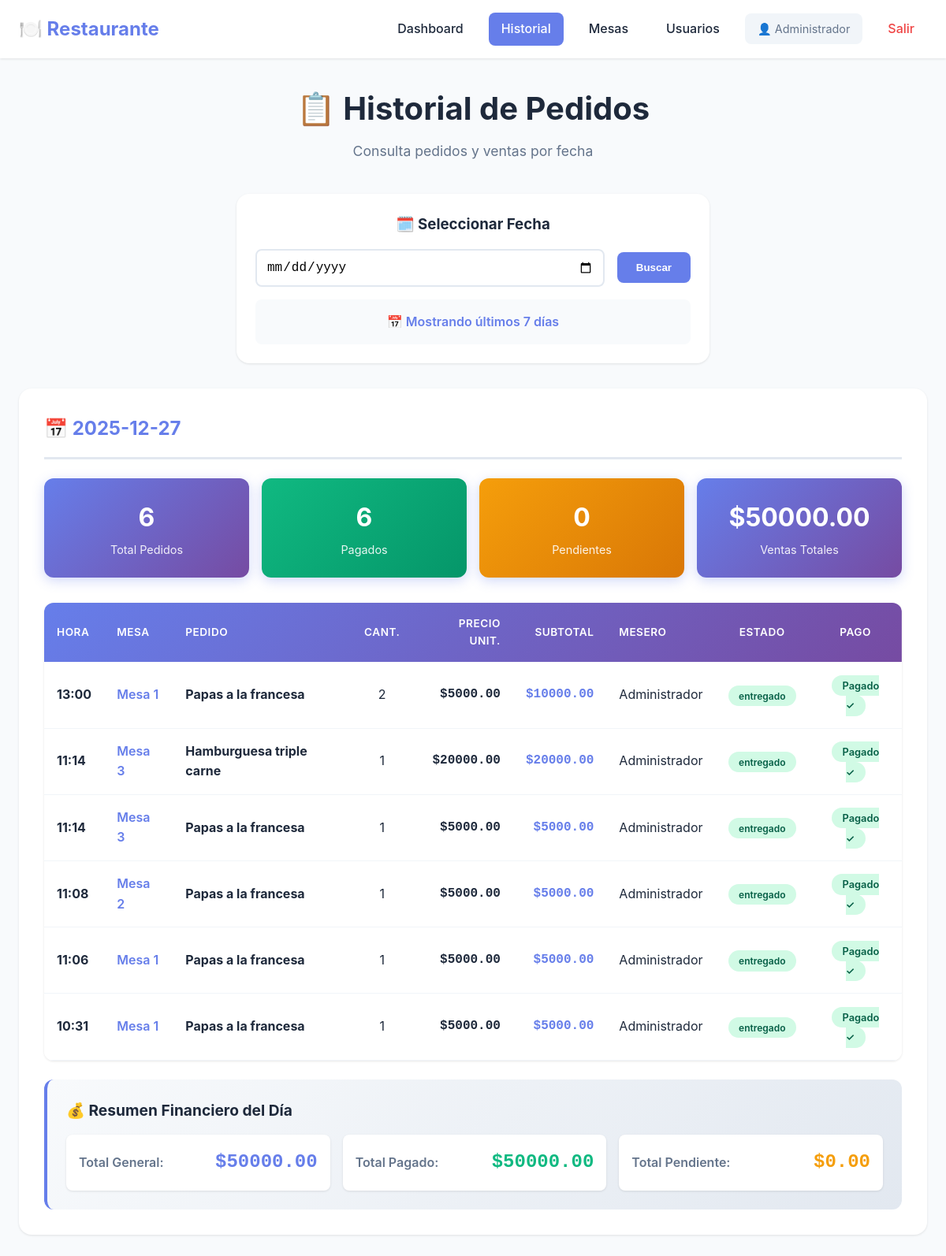
The page /historial (signed in) on the database its author committed.
### app.py (models this page shows, shortened)
class Usuario(UserMixin, db.Model):
    id = db.Column(db.Integer, primary_key=True)
    username = db.Column(db.String(80), unique=True, nullable=False)
    password_hash = db.Column(db.String(200), nullable=False)
    nombre = db.Column(db.String(100), nullable=False)
    rol = db.Column(db.String(20), default='mesero')  # mesero, cocina, admin

class Pedido(db.Model):
    id = db.Column(db.Integer, primary_key=True)
    fecha = db.Column(db.DateTime, default=datetime.now)
    mesa_id = db.Column(db.Integer, db.ForeignKey('mesa.id'), nullable=False)
    sesion_id = db.Column(db.Integer, db.ForeignKey('sesion.id'), nullable=True)
    mesero_id = db.Column(db.Integer, db.ForeignKey('usuario.id'), nullable=False)
    producto = db.Column(db.String(200), nullable=False)
    cantidad = db.Column(db.Integer, default=1)
    precio_unitario = db.Column(db.Float, default=0)  # NUEVO CAMPO
    notas = db.Column(db.Text)
    estado = db.Column(db.String(20), default='pendiente')  # pendiente, preparando, listo, entregado
    pagado = db.Column(db.Boolean, default=False)
    mesa = db.relationship('Mesa', backref='pedidos')
    mesero = db.relationship('Usuario', backref='pedidos')

class Mesa(db.Model):
    id = db.Column(db.Integer, primary_key=True)
    numero = db.Column(db.Integer, nullable=False, unique=True)
    capacidad = db.Column(db.Integer, default=4)
    activa = db.Column(db.Boolean, default=True)

### app.py (the view, shortened to what this page needs)
@app.route("/historial")
@login_required
def historial():
    fecha_param = request.args.get('fecha')
    fecha_seleccionada = None
    pedidos_por_dia = {}
    totales_por_dia = {}
    if not fecha_param:
        pedidos = Pedido.query.order_by(Pedido.fecha.desc()).limit(500).all()
        for pedido in pedidos:
            fecha_str = pedido.fecha.strftime('%Y-%m-%d')
            if fecha_str not in pedidos_por_dia:
                pedidos_por_dia[fecha_str] = []
            pedidos_por_dia[fecha_str].append(pedido)
        pedidos_por_dia = dict(list(pedidos_por_dia.items())[:7])
        for fecha_str, pedidos_dia in pedidos_por_dia.items():
            total_general = sum(p.cantidad * p.precio_unitario for p in pedidos_dia)
            total_pagado = sum(p.cantidad * p.precio_unitario for p in pedidos_dia if p.pagado)
            total_pendiente = sum(p.cantidad * p.precio_unitario for p in pedidos_dia if not p.pagado)
            totales_por_dia[fecha_str] = {
                'total_general': total_general,
                'total_pagado': total_pagado,
                'total_pendiente': total_pendiente
            }
    return render_template("historial.html",
                         pedidos_por_dia=pedidos_por_dia,
                         totales_por_dia=totales_por_dia,
                         fecha_seleccionada=fecha_seleccionada,
                         now=datetime.now())

### app.py (called while the page is built)
@login_manager.user_loader
def load_user(user_id):
    return Usuario.query.get(int(user_id))

### templates/historial.html (shortened to what this page needs)
<!DOCTYPE html>
<html lang="es">
<head>
</head>
<body>
    <nav class="navbar">
        <div class="nav-container">
            <div class="nav-brand">🍽️ Restaurante</div>
            <div class="nav-menu">
                <a href="{{ url_for('dashboard') }}" class="nav-link">Dashboard</a>
                <a href="{{ url_for('historial') }}" class="nav-link active">Historial</a>
                {% if current_user.rol == 'admin' %}
                <a href="{{ url_for('administrar_mesas') }}" class="nav-link">Mesas</a>
                <a href="{{ url_for('administrar_usuarios') }}" class="nav-link">Usuarios</a>
                {% endif %}
                <span class="nav-user">👤 {{ current_user.nombre }}</span>
                <a href="{{ url_for('logout') }}" class="nav-link nav-logout">Salir</a>
            </div>
        </div>
    </nav>
    <div class="container">
        <div class="page-header">
            <h1>📋 Historial de Pedidos</h1>
            <p class="subtitle">Consulta pedidos y ventas por fecha</p>
        </div>
        <div class="fecha-navegacion">
            <h3>🗓️ Seleccionar Fecha</h3>
            <form method="GET" class="fecha-controls">
                <input type="date" name="fecha" id="fecha"
                       value="{{ fecha_seleccionada.strftime('%Y-%m-%d') if fecha_seleccionada else '' }}"
                       max="{{ now.strftime('%Y-%m-%d') if now else '' }}">
                <button type="submit">Buscar</button>
            </form>
            {% if fecha_seleccionada %}
            <div class="fecha-actual">
                📅 Mostrando: {{ fecha_seleccionada.strftime('%d/%m/%Y') }}
                <a href="{{ url_for('historial') }}" style="margin-left: 1rem; color: #667eea; text-decoration: none;">Ver todos</a>
            </div>
            {% else %}
            <div class="fecha-actual">
                📅 Mostrando últimos 7 días
            </div>
            {% endif %}
        </div>
        <div class="historial-container">
            {% if pedidos_por_dia %}
            {% for fecha, pedidos in pedidos_por_dia.items() %}
            <div class="historial-dia">
                <h2 class="dia-header">📅 {{ fecha }}</h2>
                <div class="historial-stats">
                    <div class="stat-card">
                        <span class="stat-value">{{ pedidos|length }}</span>
                        <span class="stat-label">Total Pedidos</span>
                    </div>
                    <div class="stat-card green">
                        <span class="stat-value">{{ pedidos|selectattr('pagado', 'equalto', True)|list|length }}</span>
                        <span class="stat-label">Pagados</span>
                    </div>
                    <div class="stat-card orange">
                        <span class="stat-value">{{ pedidos|selectattr('pagado', 'equalto', False)|list|length }}</span>
                        <span class="stat-label">Pendientes</span>
                    </div>
                    <div class="stat-card">
                        <span class="stat-value">${{ "%.2f"|format(totales_por_dia[fecha].total_general) }}</span>
                        <span class="stat-label">Ventas Totales</span>
                    </div>
                </div>
                <div class="historial-table-container">
                    <table class="historial-table">
                        <thead>
                            <tr>
                                <th>Hora</th>
                                <th>Mesa</th>
                                <th>Pedido</th>
                                <th class="text-center">Cant.</th>
                                <th class="text-right">Precio Unit.</th>
                                <th class="text-right">Subtotal</th>
                                <th>Mesero</th>
                                <th class="text-center">Estado</th>
                                <th class="text-center">Pago</th>
                            </tr>
                        </thead>
                        <tbody>
                            {% for pedido in pedidos %}
                            <tr>
                                <td><strong>{{ pedido.fecha.strftime('%H:%M') }}</strong></td>
                                <td class="mesa-cell">Mesa {{ pedido.mesa.numero }}</td>
                                <td>
                                    <strong>{{ pedido.producto }}</strong>
                                </td>
                                <td class="text-center">{{ pedido.cantidad }}</td>
                                <td class="text-right">${{ "%.2f"|format(pedido.precio_unitario) }}</td>
                                <td class="text-right precio-total">${{ "%.2f"|format(pedido.cantidad * pedido.precio_unitario) }}</td>
                                <td>{{ pedido.mesero.nombre }}</td>
                                <td class="text-center">
                                    <span class="estado-badge estado-{{ pedido.estado }}">{{ pedido.estado }}</span>
                                </td>
                                <td class="text-center">
                                    {% if pedido.pagado %}
                                    <span class="badge badge-success">Pagado ✓</span>
                                    {% else %}
                                    <a href="{{ url_for('marcar_pagado', pedido_id=pedido.id) }}"
                                       class="btn btn-success btn-xs"
                                       onclick="return confirm('¿Marcar como pagado?')">💰 Pagar</a>
                                    {% endif %}
                                </td>
                            </tr>
                            {% endfor %}
                        </tbody>
                    </table>
                </div>
                <div class="totales-dia">
                    <h3>💰 Resumen Financiero del Día</h3>
                    <div class="totales-grid">
                        <div class="total-item general">
                            <span class="total-label">Total General:</span>
                            <span class="total-value">${{ "%.2f"|format(totales_por_dia[fecha].total_general) }}</span>
                        </div>
                        <div class="total-item pagado">
                            <span class="total-label">Total Pagado:</span>
                            <span class="total-value">${{ "%.2f"|format(totales_por_dia[fecha].total_pagado) }}</span>
                        </div>
                        <div class="total-item pendiente">
                            <span class="total-label">Total Pendiente:</span>
                            <span class="total-value">${{ "%.2f"|format(totales_por_dia[fecha].total_pendiente) }}</span>
                        </div>
                    </div>
                </div>
            </div>
            {% endfor %}
            {% else %}
            <div class="empty-state">
                <div class="empty-icon">📭</div>
                <h2>No hay pedidos registrados</h2>
                <p>Los pedidos aparecerán aquí una vez que se creen</p>
            </div>
            {% endif %}
        </div>
    </div>
</body>
</html>

### rows shown on the page
Usuario: nombre "Administrador"
Pedido: fecha "13:00", mesa.numero "1", producto "Papas a la francesa", cantidad "2", precio_unitario "5000.00", pedido.cantidad*pedido.precio_unitario "10000.00", mesero.nombre "Administrador", estado "entregado", pagado "Pagado ✓"
Pedido: fecha "11:14", mesa.numero "3", producto "Hamburguesa triple carne", cantidad "1", precio_unitario "20000.00", pedido.cantidad*pedido.precio_unitario "20000.00", mesero.nombre "Administrador", estado "entregado", pagado "Pagado ✓"
Pedido: fecha "11:14", mesa.numero "3", producto "Papas a la francesa", cantidad "1", precio_unitario "5000.00", pedido.cantidad*pedido.precio_unitario "5000.00", mesero.nombre "Administrador", estado "entregado", pagado "Pagado ✓"
Pedido: fecha "11:08", mesa.numero "2", producto "Papas a la francesa", cantidad "1", precio_unitario "5000.00", pedido.cantidad*pedido.precio_unitario "5000.00", mesero.nombre "Administrador", estado "entregado", pagado "Pagado ✓"
Pedido: fecha "11:06", mesa.numero "1", producto "Papas a la francesa", cantidad "1", precio_unitario "5000.00", pedido.cantidad*pedido.precio_unitario "5000.00", mesero.nombre "Administrador", estado "entregado", pagado "Pagado ✓"
Pedido: fecha "10:31", mesa.numero "1", producto "Papas a la francesa", cantidad "1", precio_unitario "5000.00", pedido.cantidad*pedido.precio_unitario "5000.00", mesero.nombre "Administrador", estado "entregado", pagado "Pagado ✓"

### other values the page prints
{{ fecha }} "2025-12-27"
{{ pedidos|length }} "6"
{{ pedidos|selectattr('pagado', 'equalto', True)|list|length }} "6"
{{ pedidos|selectattr('pagado', 'equalto', False)|list|length }} "0"
{{ "%.2f"|format(totales_por_dia[fecha].total_general) }} "50000.00"
{{ "%.2f"|format(totales_por_dia[fecha].total_pagado) }} "50000.00"
{{ "%.2f"|format(totales_por_dia[fecha].total_pendiente) }} "0.00"
